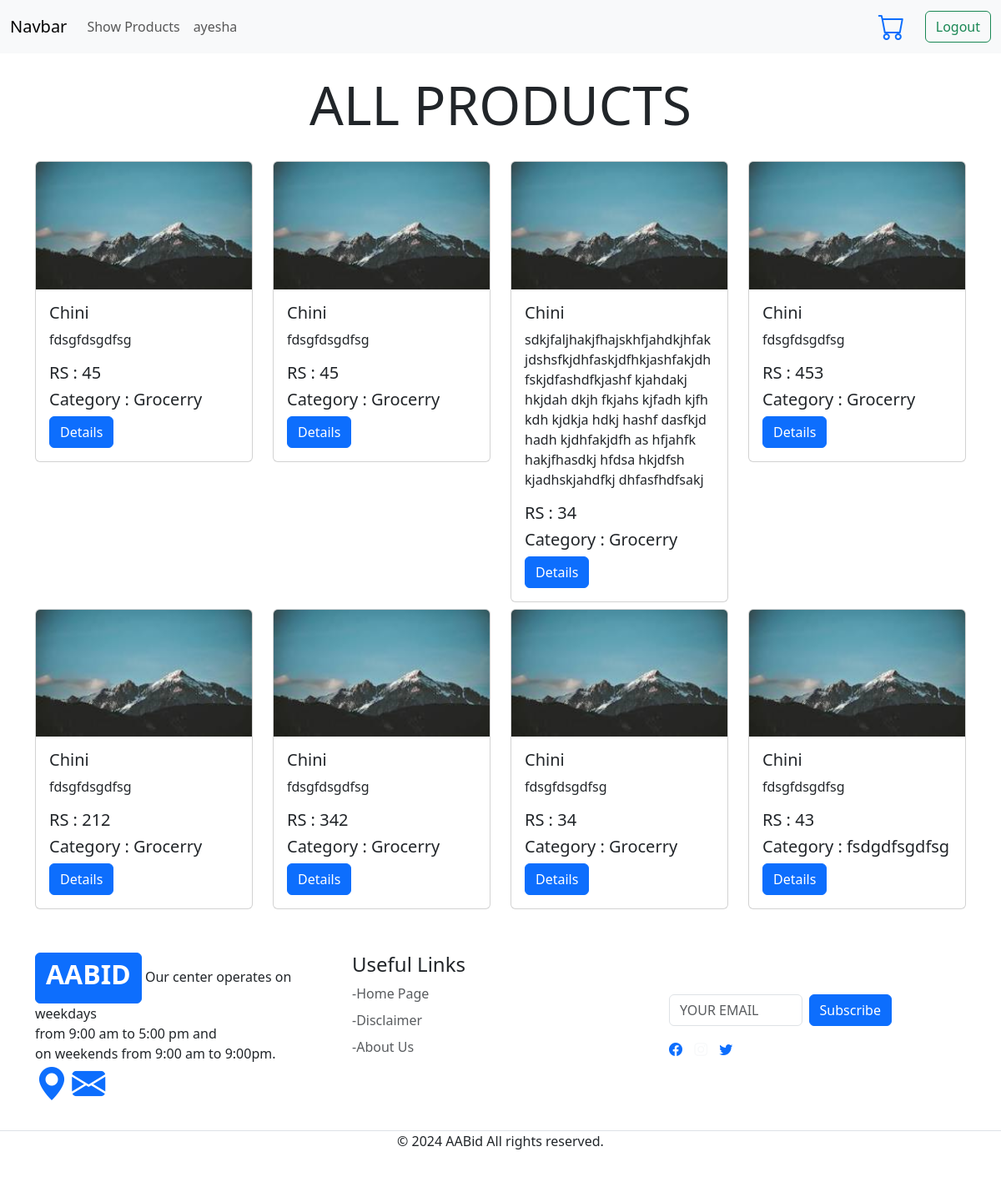
The page /show_products.php (signed in) on the database its author committed.
### tables this page shows
CREATE TABLE `products` (
  `product_id` int(11) NOT NULL,
  `product_name` varchar(78) NOT NULL,
  `product_price` varchar(59) NOT NULL,
  `product_description` text NOT NULL,
  `product_category` varchar(85) NOT NULL,
  `product_image` varchar(50) NOT NULL
);

### show_products.php (the view, shortened to what this page needs)
<?php
require_once("header.php");
require_once("connection.php");
?>
<div class="container">
    <div class="row">
        <h1 class="display-3 text-center my-4">ALL PRODUCTS</h1>
        <?php
            $select_query="SELECT * FROM `products`";
            $result=mysqli_query($connection,$select_query);
            while($row=mysqli_fetch_assoc($result)){
                ?>
                <div class="col-lg-3 my-1">
                    <div class="card">
                        <img src="images/product_images/<?php echo $row['product_image']?>" class="card-img-top" alt="...">
                        <div class="card-body">
                            <h5 class="card-title"><?php echo $row['product_name']?></h5>
                            <p class="card-text"><?php echo $row['product_description']?></p>
                            <h5 class="card-title">RS : <?php echo $row['product_price']?></h5>
                            <h5 class="card-title lead">Category : <?php echo $row['product_category']?></h5>
                            <a href="product_details.php?product_id=<?php echo $row['product_id']?>" class="btn btn-primary">Details</a>
                        </div>
                    </div>
                </div>
            <?php
            }
        ?>
    </div>
</div>
<?php
require_once("footer.php");
?>

### rows shown on the page
products: product_image (picture), product_name "Chini", product_description "fdsgfdsgdfsg", product_price "45", product_category "Grocerry"
products: product_image (picture), product_name "Chini", product_description "fdsgfdsgdfsg", product_price "45", product_category "Grocerry"
products: product_image (picture), product_name "Chini", product_description "sdkjfaljhakjfhajskhfjahdkjhfakjdshsfkjdhfaskjdfhkjashfakjdhfskjdfashdfkjashf kjahdakj hkjdah dkjh fkjahs kjfadh kjfh kdh kjdkja hdkj hashf dasfkjd hadh kjdhfakjdfh as hfjahfk hakjfhasdkj hfdsa hkjdfsh kjadhskjahdfkj dhfasfhdfsakj", product_price "34", product_category "Grocerry"
products: product_image (picture), product_name "Chini", product_description "fdsgfdsgdfsg", product_price "453", product_category "Grocerry"
products: product_image (picture), product_name "Chini", product_description "fdsgfdsgdfsg", product_price "212", product_category "Grocerry"
products: product_image (picture), product_name "Chini", product_description "fdsgfdsgdfsg", product_price "342", product_category "Grocerry"
products: product_image (picture), product_name "Chini", product_description "fdsgfdsgdfsg", product_price "34", product_category "Grocerry"
products: product_image (picture), product_name "Chini", product_description "fdsgfdsgdfsg", product_price "43", product_category "fsdgdfsgdfsg"

### other values the page prints
$_SESSION['user']['user_name'] "ayesha"
